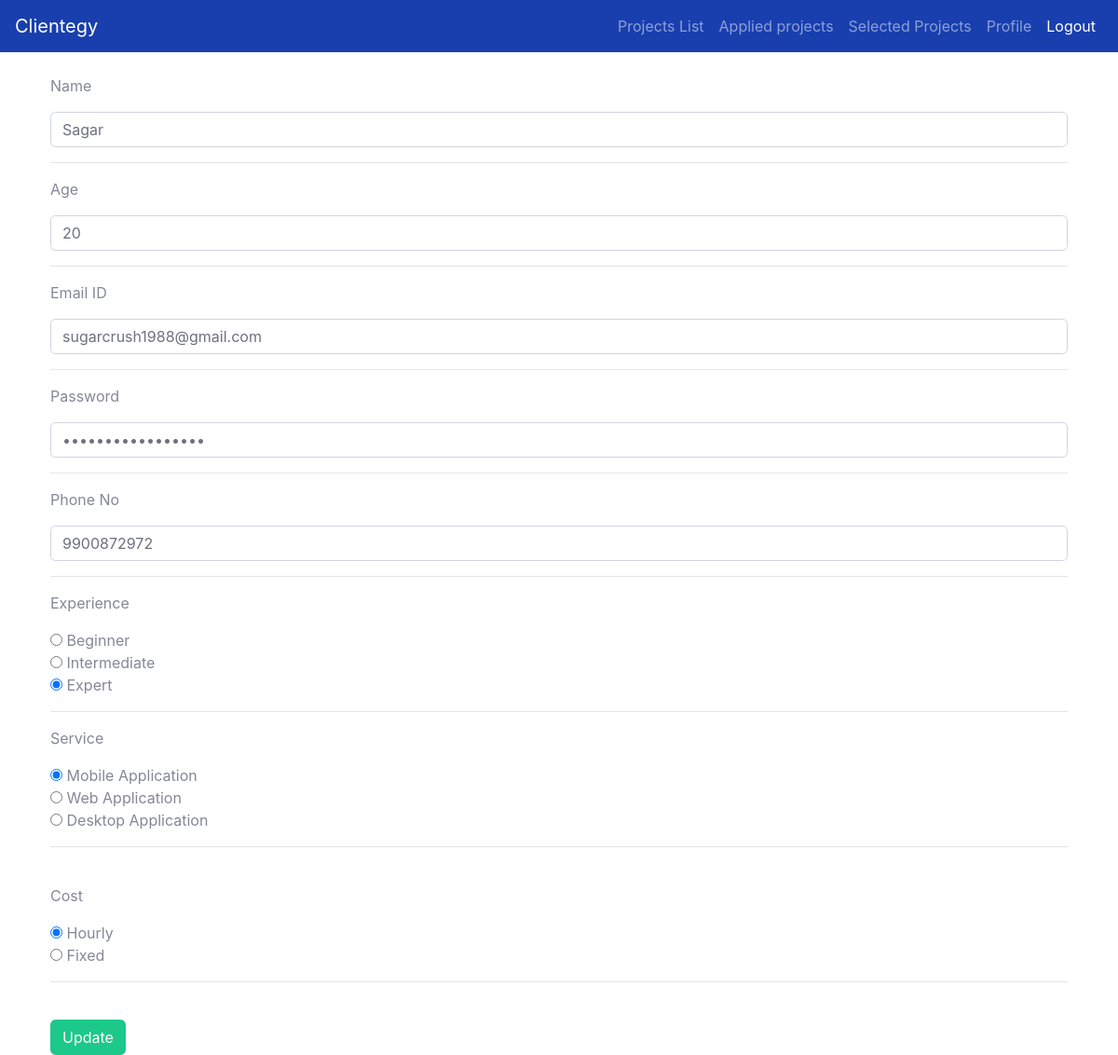
The app's page /edit_profile_dev/1/ with its own data.
### clientegy/models.py (models this page shows)
class Developer(models.Model) :
    dev_id = models.AutoField(primary_key= True)
    name = models.CharField(max_length=100 )
    age = models.IntegerField()
    exp = models.TextField()
    cost = models.TextField()
    ph_no = models.CharField(max_length=10)
    service = models.TextField()
    email = models.TextField()
    pass_dev = models.TextField(default= None)
    dev_selected_flag = models.BooleanField(default=False)

### clientegy/views.py (the view, shortened to what this page needs)
# urls.py: path('edit_profile_dev/<int:dev_id>/',edit_profile_dev),
def edit_profile_dev(request,dev_id):
    user=Developer.objects.get(dev_id=dev_id)
    return render(request,'edit_profile_dev.html',{'user':user,"dev_id":dev_id})

### clientegy/templates/edit_profile_dev.html (shortened to what this page needs)
{% extends 'base_freelancer.html' %}
{% block body %}
<div class="container">
    <form action="/edit_profile_dev/{{dev_id}}/" method="post"><br>
        <p>Name</p>
        <input type="text" name="name" class="form-control" value={{user.name}}><hr>
        <p>Age</p>
        <input type="text" name="age" class="form-control" value={{user.age}}><hr>
        <p>Email ID</p>
        <input type="email" name="email" class="form-control" value={{user.email}}><hr>
        <p>Password</p>
        <input type="password" name="password" class="form-control" value={{user.pass_dev}}><hr>
        <p>Phone No</p>
        <input type="tel" name="phoneNo" class="form-control" pattern="[0-9]{10}" value={{user.ph_no}}><hr>
        <p>Experience</p>
            <input type="radio" name="experience" value= "Beginner" id="Beginner"> Beginner<br>
            <input type="radio" name="experience" value= "Intermediate" id="Intermediate">  Intermediate<br>
            <input type="radio" name="experience" value= "Expert" id="Expert"> Expert<br>
        <hr>
        <p>Service</p>
        <div class='radiobox'>
            <input type="radio" name="service" value="Mobile Application" id="Mobile Application">      Mobile Application
        </div>
        <div>
            <input type="radio" name="service" value="Web Application" id="Web Application">      Web Application
        </div>
        <div>
            <input type="radio" name="service" value="Desktop Application" id="Desktop Application">      Desktop Application
        </div>
        <hr><br>
        <p>Cost</p>
        <input type="radio" name="cost" value="Hourly" id="Hourly"> Hourly<br>
            <input type="radio" name="cost" value="Fixed" id="Fixed"> Fixed<hr><br>
        <button type="submit" class="btn btn-success">Update</button>
    </form>
</div>
{% endblock%}

### records on screen
Developer: name "Sagar", age "20", email "sugarcrush1988@gmail.com", phoneNo "9900872972"
